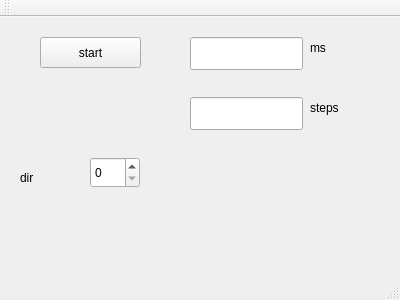
<?xml version="1.0" encoding="UTF-8"?>
<ui version="4.0">
 <class>MainWindow</class>
 <widget class="QMainWindow" name="MainWindow">
  <property name="geometry">
   <rect>
    <x>0</x>
    <y>0</y>
    <width>400</width>
    <height>300</height>
   </rect>
  </property>
  <property name="windowTitle">
   <string>MainWindow</string>
  </property>
  <widget class="QWidget" name="centralWidget">
   <widget class="QPushButton" name="pushButtonStart">
    <property name="geometry">
     <rect>
      <x>40</x>
      <y>20</y>
      <width>101</width>
      <height>31</height>
     </rect>
    </property>
    <property name="text">
     <string>start</string>
    </property>
   </widget>
   <widget class="QLineEdit" name="lineEditMs">
    <property name="geometry">
     <rect>
      <x>190</x>
      <y>20</y>
      <width>113</width>
      <height>33</height>
     </rect>
    </property>
   </widget>
   <widget class="QLineEdit" name="lineEditSteps">
    <property name="geometry">
     <rect>
      <x>190</x>
      <y>80</y>
      <width>113</width>
      <height>33</height>
     </rect>
    </property>
   </widget>
   <widget class="QLabel" name="label">
    <property name="geometry">
     <rect>
      <x>310</x>
      <y>20</y>
      <width>68</width>
      <height>21</height>
     </rect>
    </property>
    <property name="text">
     <string>ms</string>
    </property>
   </widget>
   <widget class="QLabel" name="label_2">
    <property name="geometry">
     <rect>
      <x>310</x>
      <y>80</y>
      <width>68</width>
      <height>21</height>
     </rect>
    </property>
    <property name="text">
     <string>steps</string>
    </property>
   </widget>
   <widget class="QSpinBox" name="spinBoxDir">
    <property name="geometry">
     <rect>
      <x>90</x>
      <y>140</y>
      <width>50</width>
      <height>31</height>
     </rect>
    </property>
    <property name="maximum">
     <number>1</number>
    </property>
   </widget>
   <widget class="QLabel" name="label_3">
    <property name="geometry">
     <rect>
      <x>20</x>
      <y>150</y>
      <width>68</width>
      <height>21</height>
     </rect>
    </property>
    <property name="text">
     <string>dir</string>
    </property>
   </widget>
  </widget>
  <widget class="QMenuBar" name="menuBar">
   <property name="geometry">
    <rect>
     <x>0</x>
     <y>0</y>
     <width>400</width>
     <height>27</height>
    </rect>
   </property>
  </widget>
  <widget class="QToolBar" name="mainToolBar">
   <attribute name="toolBarArea">
    <enum>TopToolBarArea</enum>
   </attribute>
   <attribute name="toolBarBreak">
    <bool>false</bool>
   </attribute>
  </widget>
  <widget class="QStatusBar" name="statusBar"/>
 </widget>
 <layoutdefault spacing="6" margin="11"/>
 <resources/>
 <connections/>
</ui>
